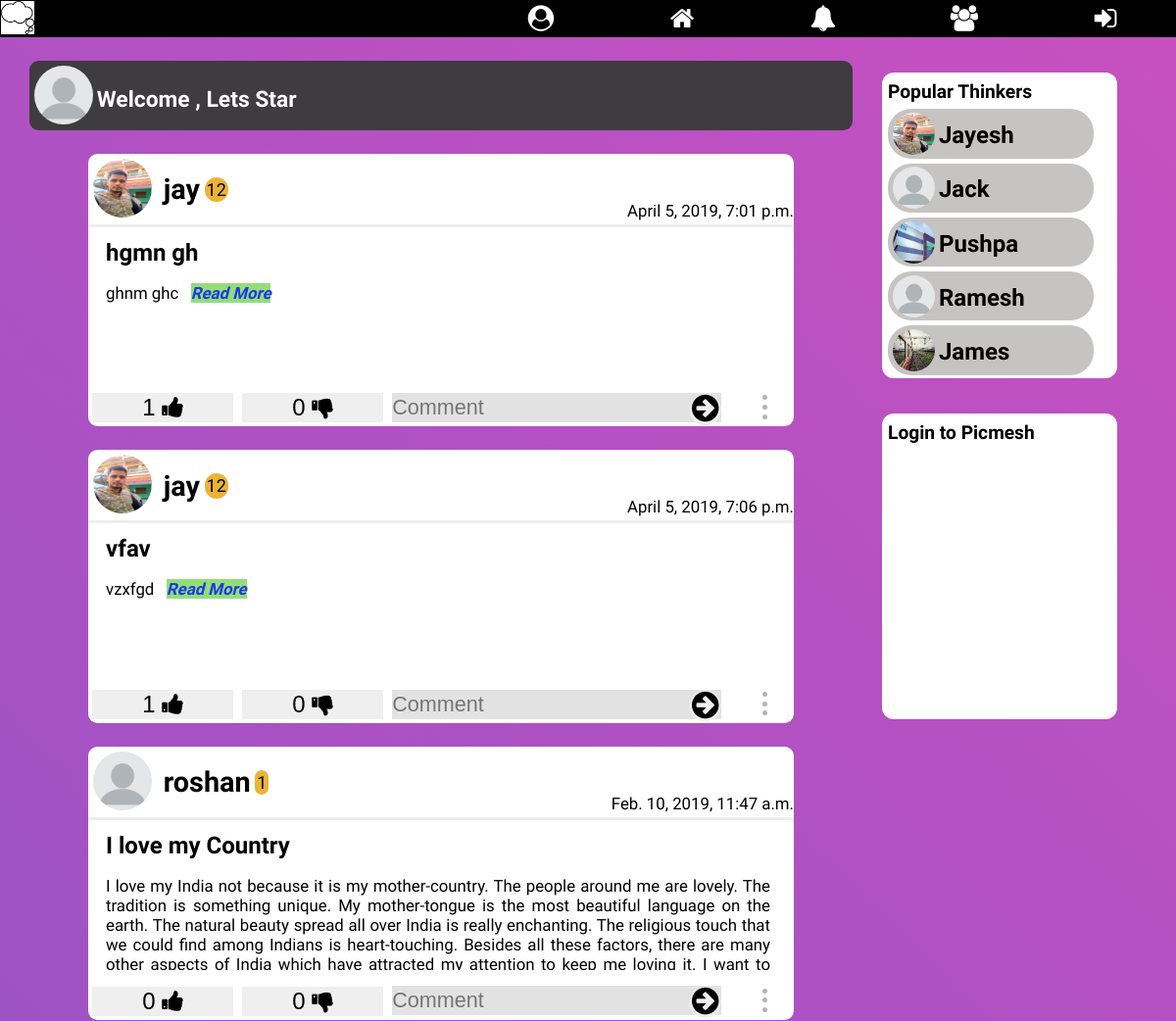
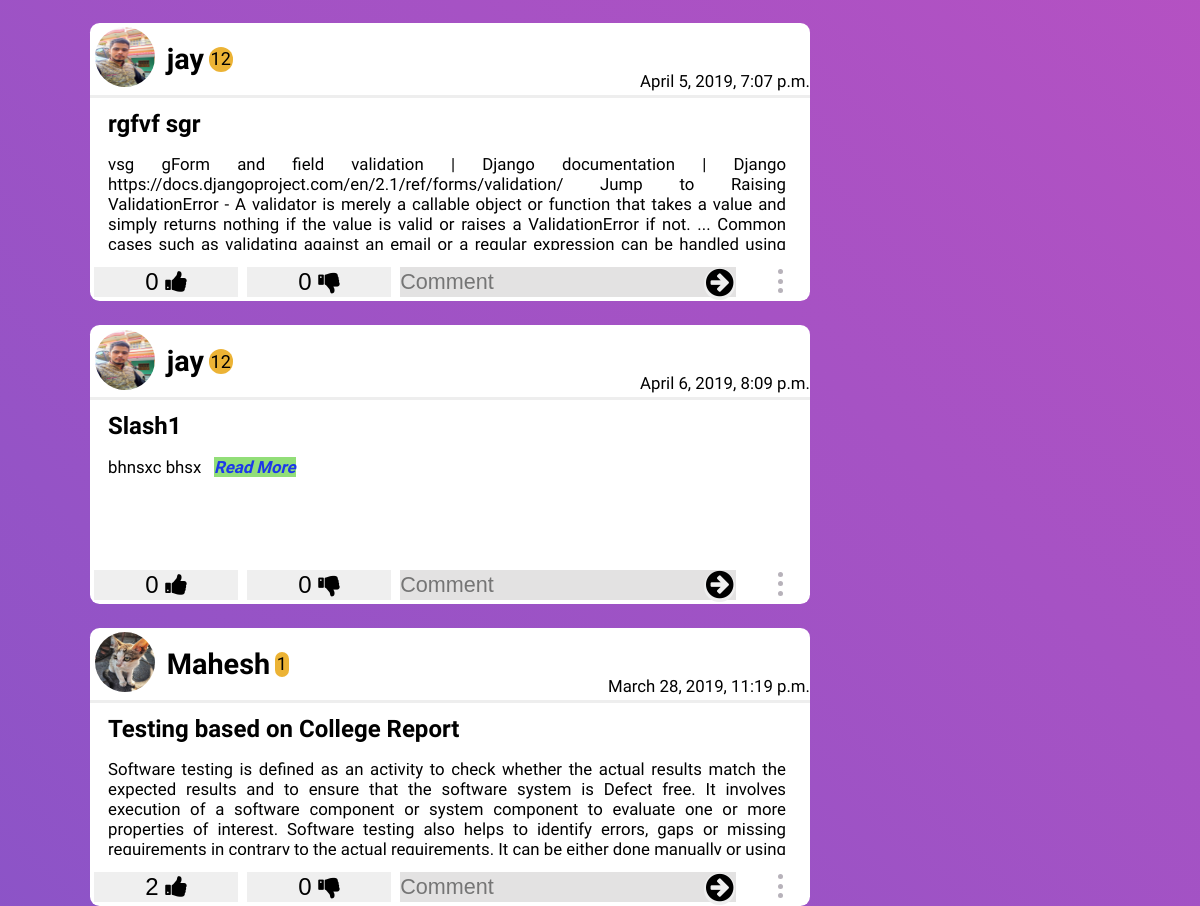
Before: / (upper part) with the older database file (2 pictures, top to bottom).
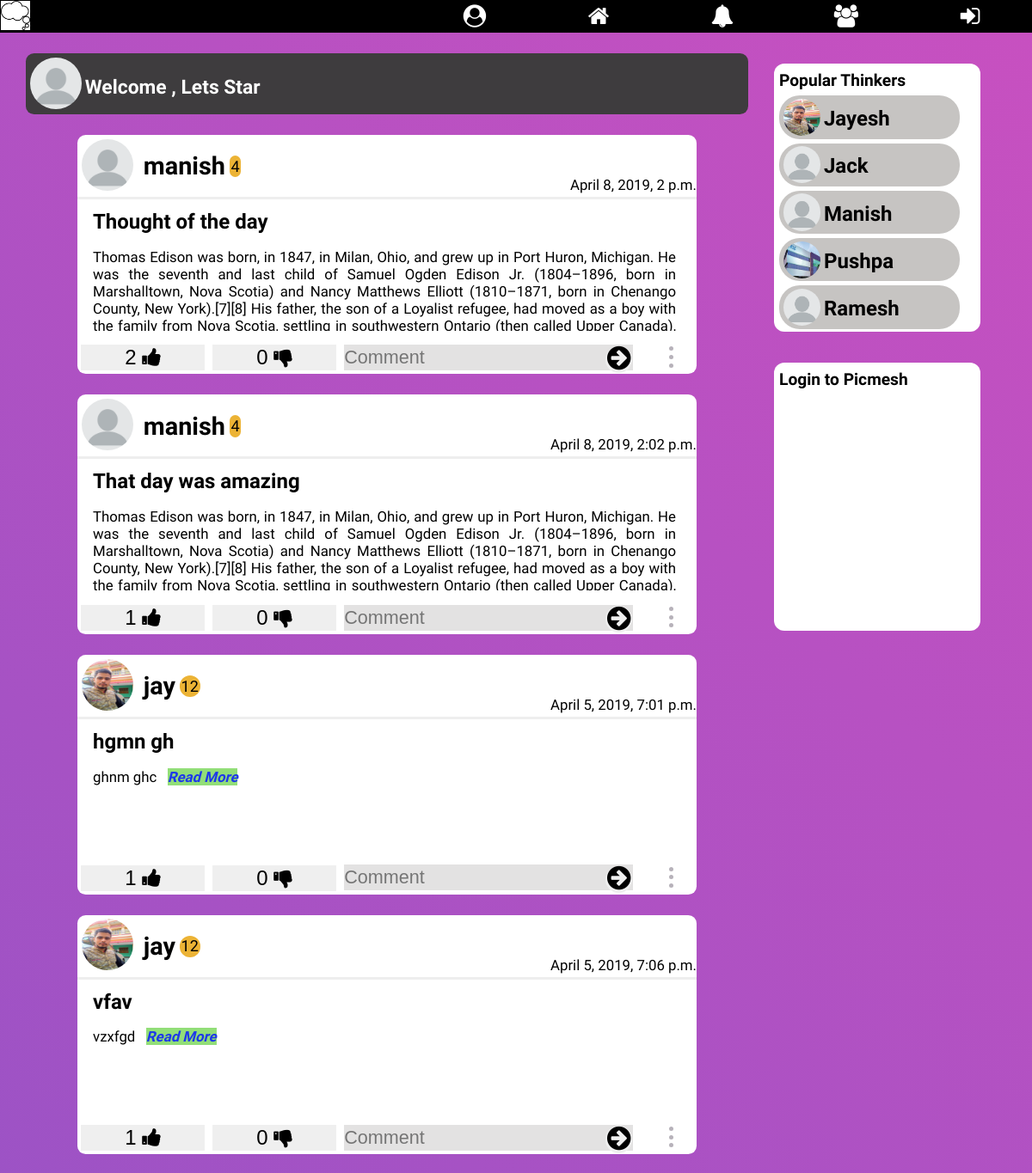
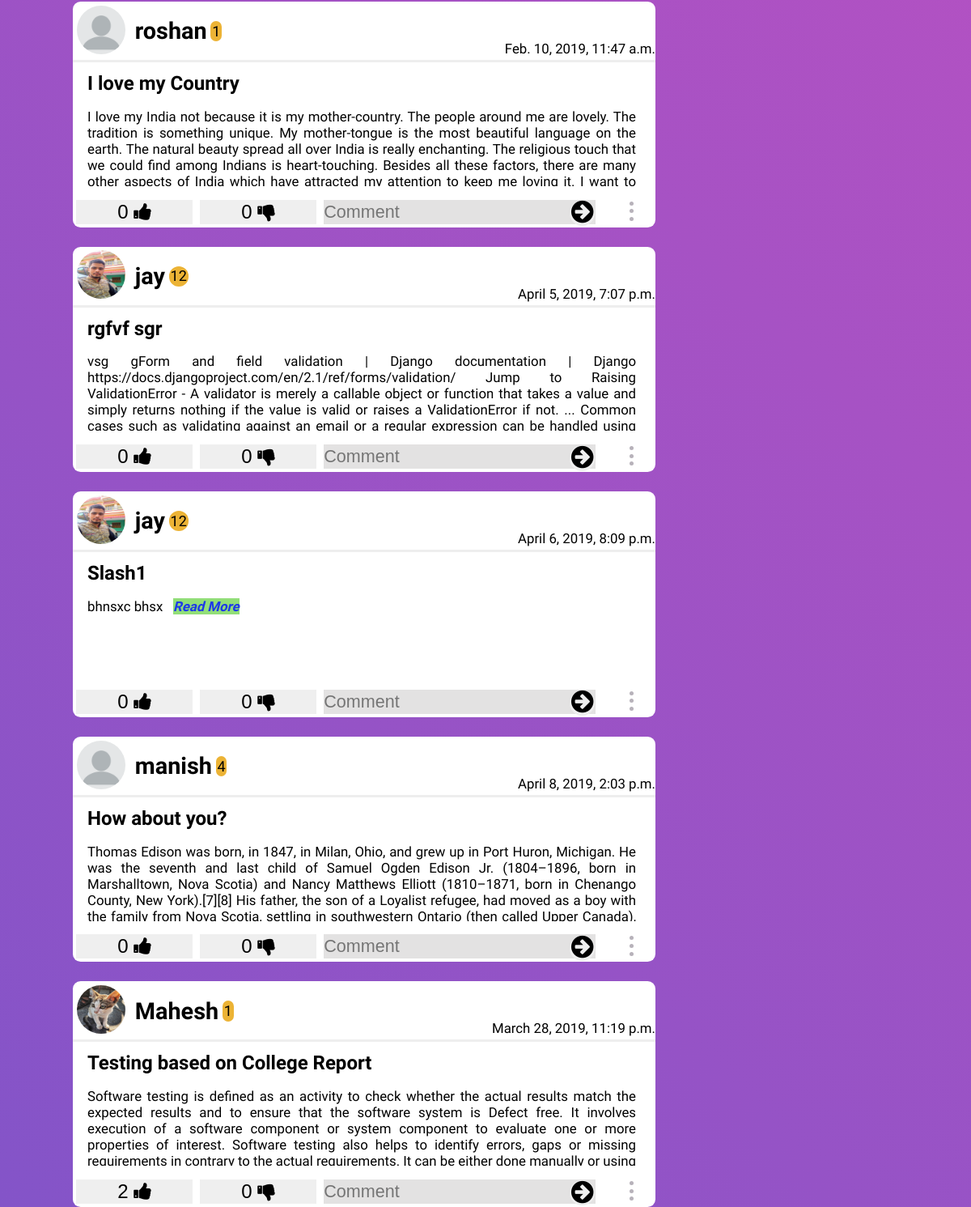
After: the same page with the newer database file (2 pictures, top to bottom).
### home/models.py (models this page shows, shortened)
class Posts(models.Model):
    choices = (
        ("1", ("Question")),
        ("2", ("Creative Idea")),
        ("3", ("Innovation")),
        ("4", ("Nightmare")),
        ("5", ("Thought"))
    )
    title = models.CharField(max_length=250, blank=False, unique=True)
    content = models.TextField(max_length=15000,
                               help_text="Write Your thought here...")
    creation_time = models.DateTimeField(auto_now_add=True, editable=False)
    likes = models.ManyToManyField(User, blank=True, related_name='likes')
    dis_likes = models.ManyToManyField(User, blank=True,
                                       related_name='dis_likes')
    image = models.ImageField(blank=True,
                              help_text="Use Image for Impowring your Thought")
    last_modified = models.DateTimeField(auto_now=True, editable=False)
    user_profile = models.ForeignKey(Profile, on_delete=models.CASCADE)
    trending_ratio = models.FloatField(default=1)
    type = models.CharField(max_length=50, choices=choices)
    tags = models.CharField(max_length=250)
    views = models.ManyToManyField(User, blank=True)

### signup/models.py (models this page shows)
class Profile(models.Model):
    user = models.OneToOneField(User, on_delete=models.CASCADE)
    gender = models.CharField(max_length=10, blank=True)
    city = models.CharField(max_length=30, blank=True)
    date_of_birth = models.DateField(null=True, blank=True)
    level = models.IntegerField(default=1)
    bio = models.TextField(max_length=410, default='Edit Bio')
    profile_pic = models.ImageField(
        blank=True,
        help_text="Select Your Profile Image",
    )
    date_of_joining = models.DateTimeField(editable=False,
                                           default=timezone.now)
    follows = models.ManyToManyField('Profile')
    def __str__(self):
        return str(self.user)

### home/views.py (the view)
# urls.py: 2. Add a URL to urlpatterns:  path('', views.home, name='home')
def home(request):
    popular = Profile.objects.order_by('-level')
    if request.user.is_authenticated:
        logged_user = Profile.objects.get(user=request.user.id)
        followings = logged_user.follows.all()
        all_posts = Posts.objects.filter(user_profile__in=followings).order_by('-trending_ratio')
        print('Logged user : ', logged_user.id)
        context = {
            'all_posts': all_posts,
            'logged_user': logged_user,
            'followings': followings,
            'popular': popular,
        }
        return render(request, 'home.html', context)
    else:
        all_posts = Posts.objects.order_by('-trending_ratio')
        context = {
            'all_posts': all_posts,
            'popular': popular
        }
        return render(request, 'home.html', context)

### Notification/context_processor.py (called while the page is built)
def pass_value(request):
    if request.user.is_authenticated:
        user_prfile = Profile.objects.get(user=request.user)
        my_notif = Notifications.objects.filter(receiver=user_prfile)
        unseen_notif_count = my_notif.filter(view=False).count()
        count = my_notif.count()
        if count >= 13:
            my_notif = my_notif[count-13:]
        context = {
            "my_notif": my_notif,
            "unseen_notif_count": unseen_notif_count
        }
        return context
    else:
        context = {}
        return context

### home/templates/home.html (shortened to what the changed rows need)
{% extends 'base.html' %}
{% block content %}
    {% load static %}
    <link rel="stylesheet" href="{% static 'home/stylehome.css' %}">
      <div class="panel">
        <div class="posts-container">
          {% for post in all_posts %}
            <div class="posts" id="post-{{ post.id }}">
              <div class="post-header">
                <a href="profile/{{ post.user_profile.id }}">
                {% if post.user_profile.profile_pic %}
                  <img src="{{ post.user_profile.profile_pic.url }}" class="profile-pic" alt="Image not found">
                {% else %}
                  <img src="{% static 'toob/images/default-profile.png' %}" class="profile-pic" alt="Image not found">
                {% endif %}
              </a>
                <a href="profile/{{ post.user_profile.id }}"><h3 class="user-name">{{ post.user_profile }}</h3></a><span class="level">{{ post.user_profile.level }}</span>
                <span class="date">{{ post.creation_time }}</span>
              </div>
              <h2 class="thought-title">{{ post.title }}</h2>
              <p class="content" id="{{ post.id }}" onclick="showWholeContent({{ post.id }})">
                {{ post.content|slice:":1300" }} <a class="read_more" href="/details/{{ post.id }}"><b>Read More</b></a>
              </p>
              <div class="post-footer">
                {% include 'like_section.html' %}
                {% include 'dis_like_section.html' %}
                <form action="{% url 'comment_submit' post.id  %}" class="comment-form" method="POST">
                  <input type="text" id="comment{{ post.id }}" name="comment" placeholder="Comment">
                  <button type="submit" class="btn comment-submit">
                    <i class="fa fa-arrow-circle-right fa-lg"></i>
                  </button>
                </form>
                <ul class="icons more-btn" id="more{{ post.id }}">
                  <li></li>
                  <li></li>
                  <li></li>
                </ul>
              </div>
            </div>
          {% endfor %}
        </div>
        <div class="following-container">
          <div class="following-box">
            {% for thinker in popular %}
            <a href="{% url 'profile' thinker.id %}">
              <div class="following">
                {% if thinker.profile_pic %}
                  <img src="{{ thinker.profile_pic.url }}" alt="" class="following-profile">
                {% else %}
                  <img src="{% static 'home/images/default-profile.png'%}" alt="" class="following-profile">
                {% endif %}
                <h3 class="user-name-profile">{{ thinker.user.first_name }}</h3>
              </div>
            </a>
            {% endfor %}
          </div>
        </div>
      </div>
{% endblock %}

### templates/like_section.html (shortened to what this page needs)
<form id="like-form{{ post.id }}">
  {% if user.is_authenticated %}
  <button type="submit" id="{{ post.id }}btn" name="like" value="{{ post.id }}" class="btn upvote">{{ post.likes.count }}&nbsp;<i class="fa fa-thumbs-up"></i></button>
  <script type="text/javascript">
    function likingPost(id){
      var liked = document.getElementById(id);
      liked.style.background = "rgb(34, 233, 42)";
    }
    function dis_likingPost(id){
      var dis_liked = document.getElementById(id);
      dis_liked.style.background = "rgb(255, 0, 0)"
    }
    {% for like in post.likes.all %}
      {% if like != user %}
      {% else %}
        likingPost("{{ post.id }}btn");
      {% endif %}
    {% endfor %}
// Adding AJAX for Like button
    $(document).ready(function(event){
      $(document).on('click', '#{{ post.id }}btn', function(event){
        event.preventDefault();
        event.stopImmediatePropagation();
        pk = $(this).attr('value');
        $.ajax({
          type: 'POST',
          url: '{% url "like_post" %}',
          data: {
            'id': pk,
            'csrfmiddlewaretoken': '{{ csrf_token }}'
          },
          success:function(response){
            $('#like-form{{ post.id }}').html(response['like_form']);
            $('#dis_like-form{{ post.id }}').html(response['dis_like_form']);
            console.log('Request sent to Like_post')
            // $('#{{ post.id }}btn').style.color = 'green';
          },
          error: function(er, e){
            console.log(er.responseText);
          }
        });
      });
    });
  </script>
  {% else %}
    <button type="button" id="{{ post.id }}btn" onclick="location.href='{% url 'login' %}';" name="like" class="btn upvote">{{ post.likes.count }}&nbsp;<i class="fa fa-thumbs-up"></i></button>
  {% endif %}
</form>

### templates/dis_like_section.html (shortened to what this page needs)
<form id="dis_like-form{{ post.id }}">
  {% if user.is_authenticated %}
  <button type="submit" id="{{ post.id }}btn2" name="like" value="{{ post.id }}" class="btn upvote">{{ post.dis_likes.count }}&nbsp;<i class="fa fa-thumbs-down"></i></button>
  <script type="text/javascript">
    {% for dis_like in post.dis_likes.all %}
      {% if dis_like != user %}
      {% else %}
        dis_likingPost("{{ post.id }}btn2");
      {% endif %}
    {% endfor %}
// Adding AJAX for Like button
    $(document).ready(function(event){
      $(document).on('click', '#{{ post.id }}btn2', function(event){
        event.preventDefault();
        event.stopImmediatePropagation();
        pk = $(this).attr('value');
        $.ajax({
          type: 'POST',
          url: '{% url "dis_like_post" %}',
          data: {
            'id': pk,
            'csrfmiddlewaretoken': '{{ csrf_token }}'
          },
          success:function(response){
            $('#dis_like-form{{ post.id }}').html(response['dis_like_form']);
            $('#like-form{{ post.id }}').html(response['like_form']);
            console.log('Request sent to Dis_Like_post')
            // $('#{{ post.id }}btn').style.color = 'green';
          }, error: function(er, e){
            console.log(er.responseText);
          }
        });
      });
    });
  </script>
  {% else %}
    <button type="button" id="{{ post.id }}btn2" onclick="location.href='{% url 'login' %}';" name="like" class="btn upvote">{{ post.dis_likes.count }}&nbsp;<i class="fa fa-thumbs-down"></i></button>
  {% endif %}
</form>

Changed rows visible on the page:
no longer on this page (row unchanged): Profile: profile_pic (picture), user.first_name "James"
added Posts: user_profile "manish", user_profile.level "4", creation_time "April 8, 2019, 2 p.m.", title "Thought of the day", content "Thomas Edison was born, in 1847, in Milan, Ohio, and grew up in Port Huron, Michigan. He was the seventh and last child of Samuel Ogden Edison Jr. (1804–1896, born in Marshalltown, Nova Scotia) and Nancy Matthews Elliott (1810–1871, born in Chenango County, New York).[7][8] His father, the son of a Loyalist refugee, had moved as a boy with the family from Nova Scotia, settling in southwestern Ontario (then called Upper Canada),…", likes.count "2", dis_likes.count "0"
added Posts: user_profile "manish", user_profile.level "4", creation_time "April 8, 2019, 2:02 p.m.", title "That day was amazing", content "Thomas Edison was born, in 1847, in Milan, Ohio, and grew up in Port Huron, Michigan. He was the seventh and last child of Samuel Ogden Edison Jr. (1804–1896, born in Marshalltown, Nova Scotia) and Nancy Matthews Elliott (1810–1871, born in Chenango County, New York).[7][8] His father, the son of a Loyalist refugee, had moved as a boy with the family from Nova Scotia, settling in southwestern Ontario (then called Upper Canada),…", likes.count "1", dis_likes.count "0"
added Posts: user_profile "manish", user_profile.level "4", creation_time "April 8, 2019, 2:03 p.m.", title "How about you?", content "Thomas Edison was born, in 1847, in Milan, Ohio, and grew up in Port Huron, Michigan. He was the seventh and last child of Samuel Ogden Edison Jr. (1804–1896, born in Marshalltown, Nova Scotia) and Nancy Matthews Elliott (1810–1871, born in Chenango County, New York).[7][8] His father, the son of a Loyalist refugee, had moved as a boy with the family from Nova Scotia, settling in southwestern Ontario (then called Upper Canada),…", likes.count "0", dis_likes.count "0"
now on this page (row edited): Profile: user.first_name "Manish"
